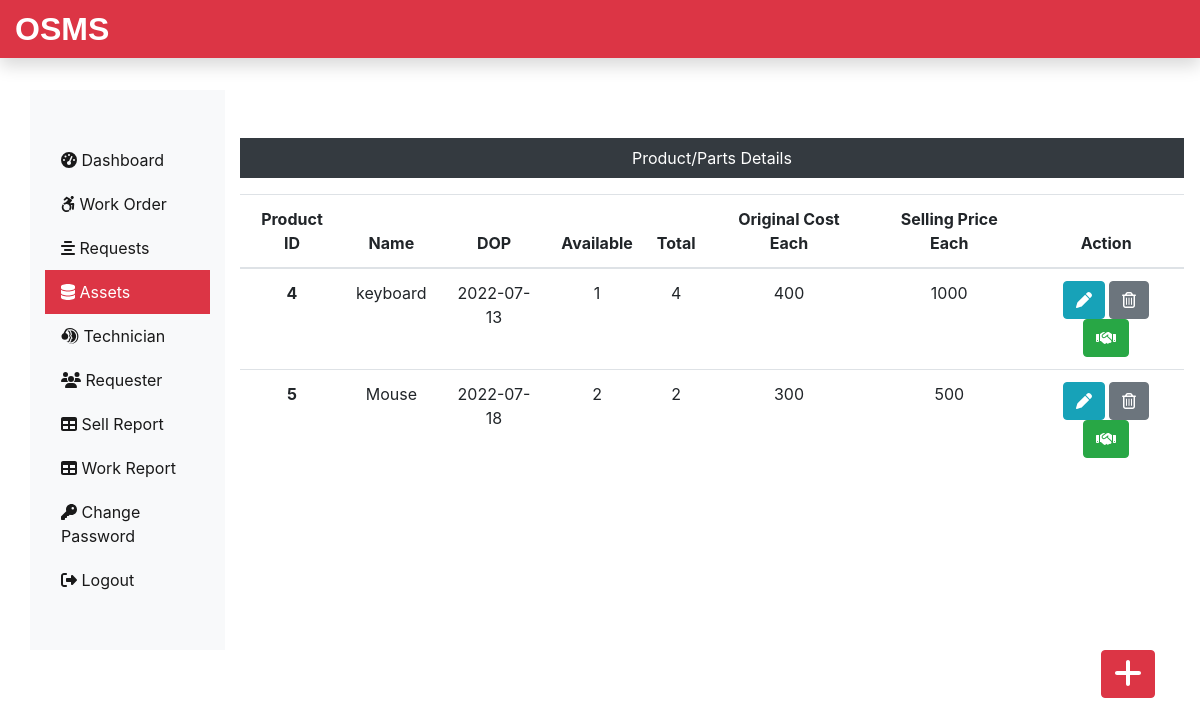
The page /admin/assets.php (signed in) on the database its author committed.
### tables this page shows
CREATE TABLE `assests_tb` (
  `pid` int(11) NOT NULL,
  `pname` varchar(60) NOT NULL,
  `pdop` date NOT NULL,
  `pava` int(11) NOT NULL,
  `ptotal` int(11) NOT NULL,
  `poriginalcost` int(11) NOT NULL,
  `psellingcost` int(11) NOT NULL
);

### admin/assets.php (the view, shortened to what this page needs)
<?php
include('include/header.php');
include('../dbConnection.php');
?>
<div class="col-sm-9 col-md-10 mt-5 text-center">
  <p class=" bg-dark text-white p-2">Product/Parts Details</p>
  <?php
    $sql = "SELECT * FROM assests_tb";
    $result = $conn->query($sql);
    if($result->num_rows > 0){
  echo '<table class="table">
    <thead>
      <tr>
        <th scope="col">Product ID</th>
        <th scope="col">Name</th>
        <th scope="col">DOP</th>
        <th scope="col">Available</th>
        <th scope="col">Total</th>
        <th scope="col">Original Cost Each</th>
        <th scope="col">Selling Price Each</th>
        <th scope="col">Action</th>
      </tr>
    </thead>
    <tbody>';
    while($row = $result->fetch_assoc()){
      echo '<tr>
        <th scope="row">'.$row["pid"].'</th>
        <td>'.$row["pname"].'</td>
        <td>'.$row["pdop"].'</td>
        <td>'.$row["pava"].'</td>
        <td>'.$row["ptotal"].'</td>
        <td>'.$row["poriginalcost"].'</td>
        <td>'.$row["psellingcost"].'</td>
        <td>
          <form action="editproduct.php" method="POST" class="d-inline"> <input type="hidden" name="id" value='. $row["pid"] .'><button type="submit" class="btn btn-info" name="view" value="View"><i class="fas fa-pen"></i></button></form>
          <form action="" method="POST" class="d-inline"><input type="hidden" name="id" value='. $row["pid"] .'><button type="submit" class="btn btn-secondary" name="delete" value="Delete"><i class="far fa-trash-alt"></i></button></form>
          <form action="sellproduct.php" method="POST" class="d-inline"><input type="hidden" name="id" value='. $row["pid"] .'><button type="submit" class="btn btn-success" name="issue" value="Issue"><i class="fas fa-handshake"></i></button></form>
        </td>
      </tr>';
    }
    echo '</tbody>
  </table>';
  } else {
    echo "0 Result";
  }
  ?>
</div>
</div>
<div class="text-right">
<a class="btn btn-danger box" href="addproduct.php"><i class="fas fa-plus fa-2x"></i></a>
</div>
<?php
include('include/footer.php');
?>

### admin/include/header.php (style rules this page uses)
a { color: rgb(0 0 0 / 90%); }

### rows shown on the page
assests_tb: pid "4", pname "keyboard", pdop "2022-07-13", pava "1", ptotal "4", poriginalcost "400", psellingcost "1000"
assests_tb: pid "5", pname "Mouse", pdop "2022-07-18", pava "2", ptotal "2", poriginalcost "300", psellingcost "500"
